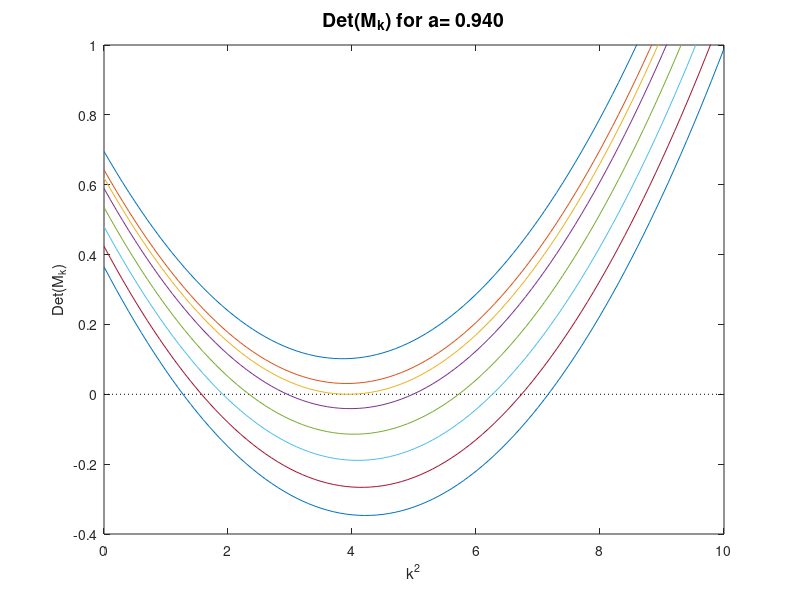
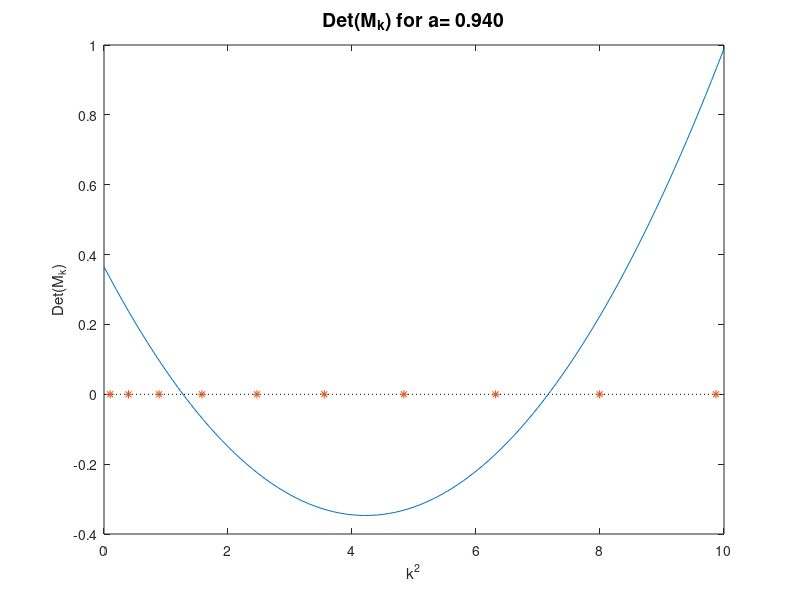
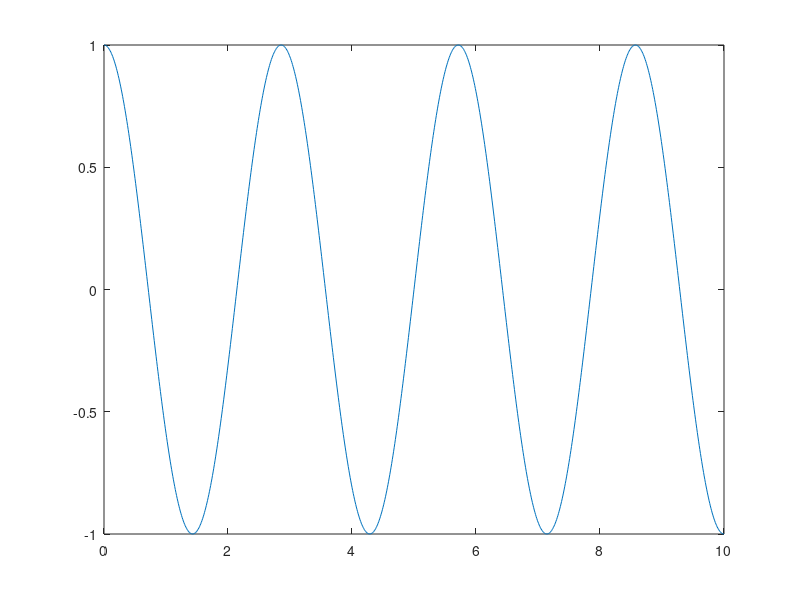
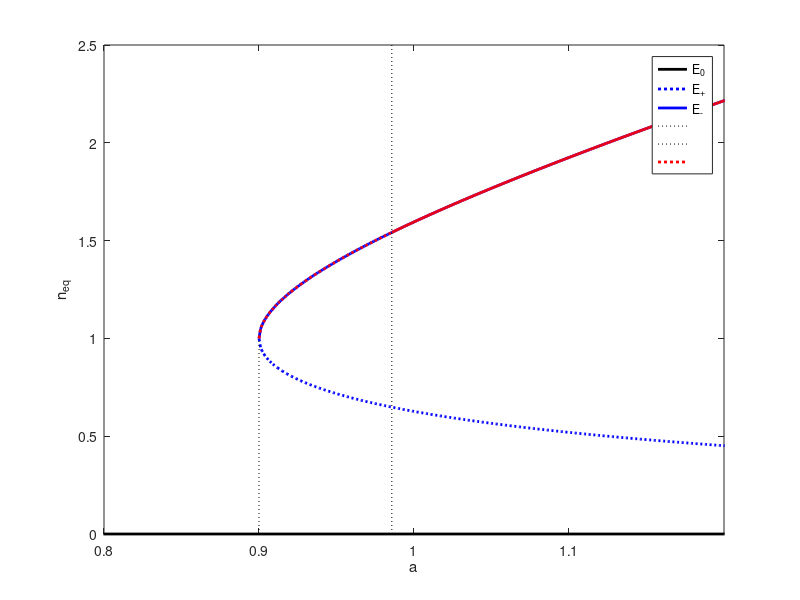

Write MATLAB code to recreate these figures, in order.
% Turing instability of the modified Klausmeier model (only diffusion)
% From the course of Cinzia Soresina, University of Trento
% Gives informations on the model in Chen et al. when there is no

clear all
close all
clc

% parameters trees
% a: 0.077 - 0.23
% m=0.045;

% parameters grass
% a: 0.94 - 2.81
m=0.45; % plant mortality (natural and grazing)
aC=0.9; % saddle-node bifurcation point
d=0.04; % diffusion coefficient for plants


figure()
hold on
box on
plot([0 10],[0 0],'k:')
kk=0:0.1:10; % possible values for the eigenvalues k^2

% Determinant of the characteristic matrix for decreasing a
for a=[1 0.99 0.9857 0.98 0.97 0.96 0.95 0.94] %grass
% Homogeneous state (coexistence)

% E minus (stable when it exists, a>2m)
ns=a./(2*m)+sqrt((a/(2*m)).^2-1);
ws=m./ns;

% Jacobian
J11=m;
J12=ns.^2;
J21=-2*m;
J22=-1-ns.^2;

TrJs=J11+J22;
DetJs=J11*J22-J21*J12;

disp(TrJs)
disp(DetJs)

% Determinant of the characteristic matrix Mk
DetMk=@(kk) d*kk.^2-(J11+d*J22)*kk+DetJs;

plot(kk,DetMk(kk))
axis([0 10 -0.4 1])
xlabel('k^2')
ylabel('Det(M_k)')

caption = sprintf('Det(M_k) for a= %.3f', a);
title(caption, 'FontSize', 14);
pause

end

%% Pattern formation
% now we fix a domain and we should check if at least one eigenvalue falls
% into the TIR

close all
% 1D domain, hNbc
L=10; %domain length
a=0.94;

% E minus (stable when it exists, a>2m)
ns=a./(2*m)+sqrt((a/(2*m)).^2-1);
ws=m./ns;

% Jacobian
J11=m;
J12=ns.^2;
J21=-2*m;
J22=-1-ns.^2;

DetJs=J11*J22-J21*J12;

% Determinant of the charachteristic matrix Mk
DetMk=@(kk) d*kk.^2-(J11+d*J22)*kk+DetJs;

figure()
hold on
box on
plot([0 10],[0 0],'k:')
plot(kk,DetMk(kk))
axis([0 10 -0.4 1])
xlabel('k^2')
ylabel('Det(M_k)')

caption = sprintf('Det(M_k) for a= %.3f', a);
title(caption, 'FontSize', 14);

% we look at the position of some eigenvalues
nn=1:30;
kk2_L=(pi*nn/L).^2;
plot(kk2_L,0*kk2_L,'*')
pause

% eigenfunction associated to the most unstable mode
% we select nn from the figure
[~,mum_i]=min(DetMk(kk2_L));
nn_mu=nn(mum_i);
xx=0:0.01:L;
figure()
plot(xx,cos(pi*nn_mu*xx/L)) % the pattern forming will look like the eigenfunction associated to the most unstable mode (at least close to the bifurcation!)

%%
% estimate of aT (critical value for Turing instability)
ns_a=@(a) a./(2*m)+sqrt((a/(2*m)).^2-1);
J11_a=m;
J12_a=@(a) ns_a(a).^2;
J21_a=-2*m;
J22_a=@(a) -1-ns_a(a).^2;

%TrJs_a=@(a) J11_a+J22_a(a);
DetJs=@(a) J11_a*J22_a(a)-J21_a*J12_a(a);
discriminant=@(a) (J11_a+d*J22_a(a)).^2-4*d*DetJs(a);

% aT(grass)=0.9857
aT=fzero(discriminant,1);
disp(aT)

%% Bifurcation diagram 
close all
% Desert state (always stable)
E0_n=0;
%E0_w=a; 

% E plus (unstable when it exists)
Ep_n=@(a) a./(2*m)-sqrt((a/(2*m)).^2-1);
%Ep_w=m./Ep_n;

% E minus (stable when it exists, a<2m)
Em_n=@(a) a./(2*m)+sqrt((a/(2*m)).^2-1);
%Em_w=m./Em_n;

figure()
hold on
box on
a=2*m:0.001:1.5;
plot([0 a(end)],[0,0],'k','LineWidth',2)
plot(a,Ep_n(a),'b:','LineWidth',2)
plot(a,Em_n(a),'b','LineWidth',2)
xlabel('a')
ylabel('n_{eq}')
axis([0.8,1.2,0,2.5])
plot([2*m 2*m],[0 1],'k:')%aC
plot([aT aT],[0 5],'k:')%aC

pause
a_pattern=2*m:0.001:aT;
plot(a_pattern,Em_n(a_pattern),'r:','LineWidth',2)
a_nopattern=aT:0.001:1.5;
plot(a_nopattern,Em_n(a_nopattern),'r','LineWidth',2)

legend('E_{0}','E_{+}','E_{-}','','','')